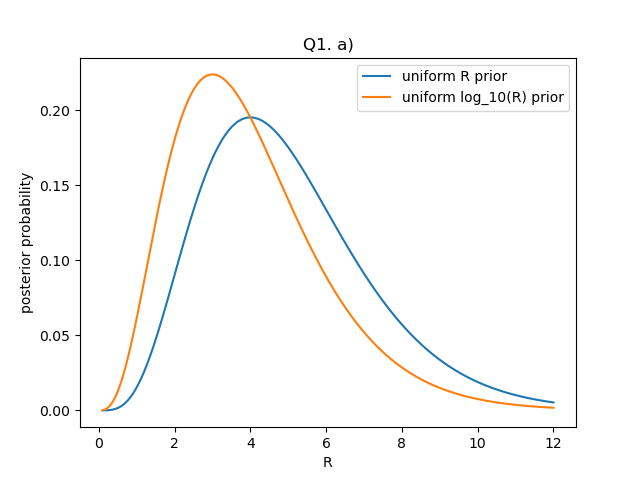

Write the Python code that produced this figure.
"""
Question 1 a)

Suppose the rate $R$ of visible galactic supernovae is unknown
but that supernovae follow a Poisson distribution.

In the past 10 centuries astronomers have observed 4 supernovae in our galaxy.

Assuming a uniform prior for the rate $R$,
use Bayes' theorem to calculate the probability distribution for $R$.

Now repeat the calculation, assuming this time that
the prior for R is uniform in log_10(R)
(i.e. it's equally probable that the true rate is between 0.02 and 0.2
as it is that it is between 0.2 and 2.0). Plot the resulting posterior
probability distribution for $R$ in both cases.
"""

from matplotlib import pyplot as plt
import numpy as np
from scipy.integrate import quad as integrate
from utils import uniform_pdf, poisson_pmf

OBSERVED_NUMBER = 4  # supernovae/millenium
UNIF_START = 0  # start of uniform distribution
UNIF_END = 10  # end of uniform distribution

def uniform_prior(rate):
    return 1

def likelihood_func(rate):
    """Single-variable function for integrating over rate for normalization"""
    return poisson_pmf(k=OBSERVED_NUMBER, rate=rate)

def normalization_integrand(prior, likelihood):
    """Single-variable function for integrating over rate for normalization"""
    return lambda x: prior(x) * likelihood(x)

# Assuming a uniform prior for the rate R,
# use Bayes' theorem to calculate the probability
# distribution for R.

rates = np.linspace(0.1,12,1000)
priors = uniform_prior(rates)
likelihoods = likelihood_func(rates)
normalization = integrate(normalization_integrand(
    uniform_prior, likelihood_func), 0, np.inf)[0]
posteriors = likelihoods * priors / normalization

plt.title("Q1. a)")
plt.xlabel("R")
plt.ylabel("posterior probability")
plt.plot(rates, posteriors, label="uniform R prior")

# Now do it with a uniform log_10(R) prior.
def uniform_log_prior(rate):
    # derived with P(x)dx = P(y)dy
    return 1 / (np.log(10)*rate)

priors2 = uniform_log_prior(rates)
likelihoods2 = likelihood_func(rates)
normalizations2 = integrate(normalization_integrand(
    uniform_log_prior, likelihood_func), 0, np.inf)[0]
posteriors2 = likelihoods2 * priors2 / normalizations2

plt.plot(rates, posteriors2, label="uniform log_10(R) prior")
plt.legend()
plt.savefig("q1_a.png")
